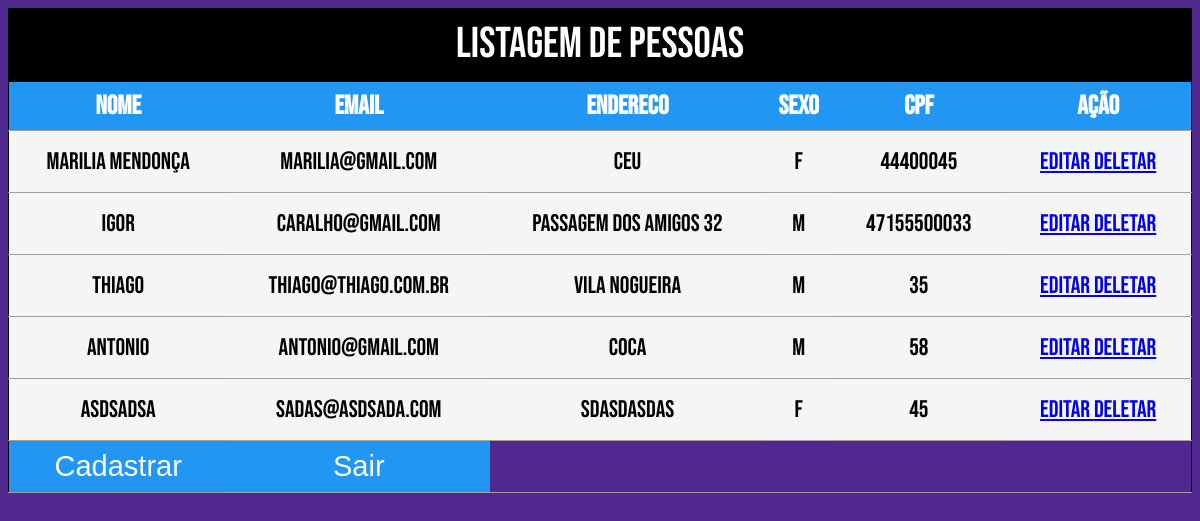
Page /lista_pessoas/ (signed in) on the earlier database version.
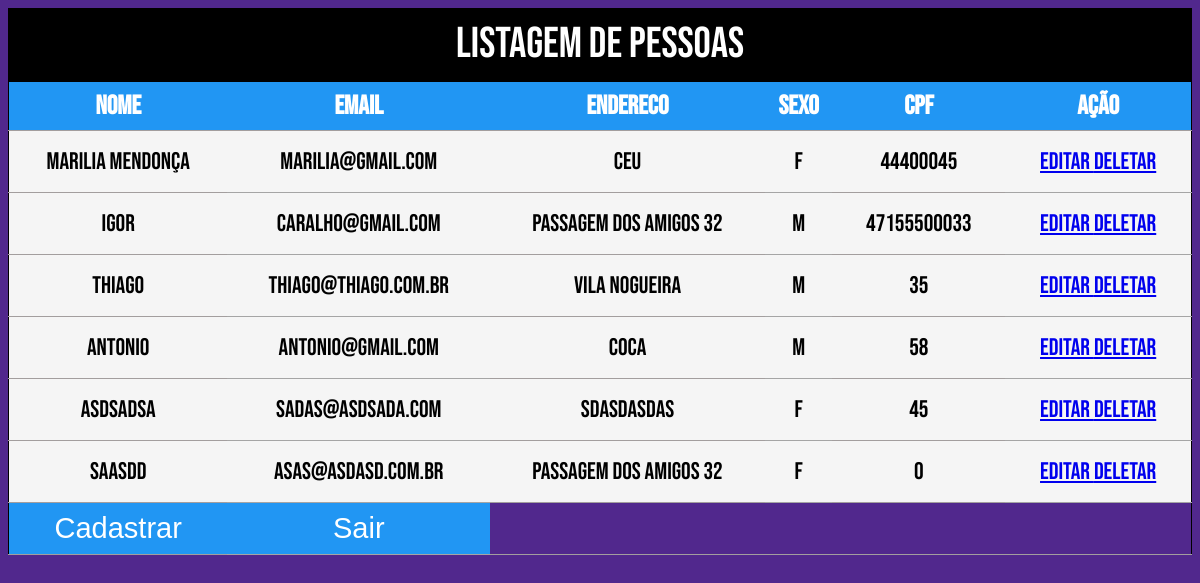
Same page on the later database version.
### formulario_com_django/models.py (models this page shows)
class Formulario(models.Model):
    nome = models.CharField(max_length=50)
    email = models.EmailField(max_length=100)
    sexo = models.CharField(max_length=1)
    endereco = models.CharField(max_length=150)
    cpf = models.IntegerField()

### formulario_com_django/views.py (the view)
# urls.py: path('', RedirectView.as_view(url='/lista_pessoas/'))
@login_required(login_url='/login/')
def lista_pessoas(request, template_name='lista_pessoas.html'):
    Cadastro = Formulario.objects.all()
    cadastrados = {'lista': Cadastro}
    return render(request, template_name, cadastrados)

### formulario_com_django/templates/lista_pessoas.html (shortened to what this page needs)
{% load static %}
<!DOCTYPE html>
<html lang="pt-br">
<head>
    <link rel="stylesheet" href="{% static 'css/lista_pessoas.css' %}">
</head>
<body>
{% block content %}
<div id="container">
    <table class="table">
        <caption>Listagem de Pessoas</caption>
        <thead>
            <tr class="cabecalho-tabela">
                <th class="item nome"> Nome </th>
                <th class="item Email"> Email </th>
                <th class="item Endereco"> Endereco </th>
                <th class="item Sexo"> Sexo </th>
                <th class="item cpf"> cpf </th>
                <th class="item acao">Ação</th>
            </tr>
        </thead>
        <tbody>
            {% for pessoa in lista %}
            <tr class="values">
                <td>{{pessoa.nome}}</td>
                <td>{{pessoa.email}}</td>
                <td>{{pessoa.endereco}}</td>
                <td>{{pessoa.sexo}}</td>
                <td>{{pessoa.cpf}}</td>
                <td>
                    <a href="{% url 'editar_cadastro' pk=pessoa.pk  %}">
                        Editar
                    </a>
                    <a href="{% url 'remover_pessoa' pk=pessoa.pk  %}">
                        Deletar
                    </a>
                </td>
            </tr>
            {% endfor %}
        </tbody>
        <tfoot>
            <tr>
                <td>
                    <a class="Cadastrar" href="{% url 'cadastro' %}">
                        <button > Cadastrar </button>
                    </a>
                 </td>
                 <td>
                    <a class="Sair" href="{% url 'logout' %}">
                        <button > Sair </button>
                    </a>
                 </td>
            </tr>
        </tfoot>
    </table>
</div>
{% endblock content %}
</body>
</html>

### formulario_com_django/static/css/lista_pessoas.css (style rules this page uses)
body { font-family: 'Bebas Neue', cursive; font-size: 1.5em; font-weight: 400; background: rgba(81, 40, 141); }
table { border-collapse: collapse; border: 1px solid #000; width: 100%; }
caption { border-bottom: 1px solid #000; background-color: #000; color: #fff; font-size: 1.8em; padding: 10px; }
td { padding: 1rem 1.2rem; text-align: center; }
tr { background-color: #f5f5f5; border-bottom: 1px solid #a39e9e; }
td:nth-child(even) { border-bottom: 1px solid #a5a5a5; }
th { background-color: #2196f3; color: #fff; font-size: 1.1em; padding: 8px; }
tfoot tr { background-color: #dcdcdc; }
div#container { overflow-x: auto; }
tfoot td { background-color: #2196f3; color: #fff; font-size: 1.1em; padding: 8px; }
button { border: none; background-color: #2196f3; font-size: 1.1em; color: #fff; padding: 1px; }

Differences in the rows shown:
added Formulario: nome "saasdd", email "asas@asdasd.com.br", endereco "Passagem dos amigos 32", sexo "f", cpf "0"
